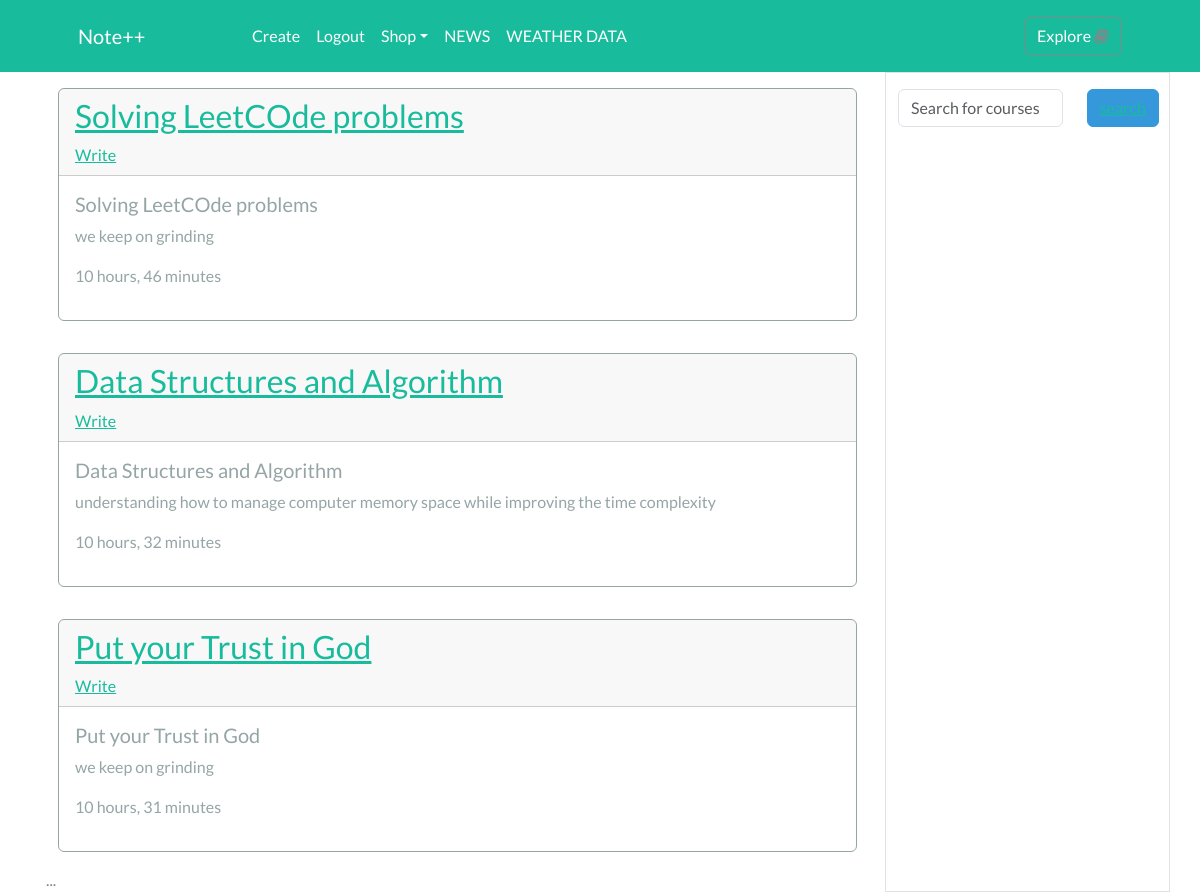
Screenshot of / (signed in) with the database file from the repository.
### core/models.py (models this page shows, shortened)
class Course(models.Model):
    title = models.CharField(max_length=200)
    description = models.TextField(null=True, blank=True)
    created = models.DateTimeField(auto_now_add=True)
    author = models.ForeignKey(User, on_delete=models.CASCADE)

### core/views.py (the view)
# urls.py: path('', Index, name='Index'),
@login_required
def Index(request):
    note = Note.objects.all().order_by('-id')
    courses = Course.objects.all() # Retrieve Data from the Database
    context = {'courses':courses} # Pass retrieved data to the frontend
    return render(request, 'core/admin/index.html', context)

### core/templates/core/admin/index.html (shortened to what this page needs)
<!DOCTYPE html>
{% extends 'core/admin/base.html' %}
{% load static %}
    {% block content %}
    <div class="container text-dark">
        <div class="row">
            <div class="col-lg-9 px-3">
                {% for course in courses %}
                <div class="row m-auto mt-3">
                    <div class="col-lg-12">
                        <div class="card border-secondary mb-3">
                            <div class="card-header">
                                <a href="{% url 'CourseDetail' course.pk %}"><h3>{{course.title}}</h3></a>
                                <a href="{% url 'CreateNote' %}">Write</a>
                            </div>
                            <div class="card-body text-secondary">
                            <h5 class="card-title">{{course.title}}</h5>
                            <p class="card-text">{{course.description}}</p>
                            <p class="">{{course.created|timesince}}</p>
                            </div>
                        </div>
                    </div>
                </div>
                {% endfor %}
                ...
            </div>
            <div class="col-lg-3 border">
                <form action="" class="row mt-3" method="POST">
                    <div class="col-lg-8">
                        <input class="form-control" type="text" name="course-search" placeholder="Search for courses">
                    </div>
                    <div class="col-lg-4">
                        <button class="btn btn-info" type="submit" name="search-button"><a href="{% url 'Index' %}">search</a></button>
                    </div>
                </form>
            </div>
        </div>
    </div>
    {% endblock %}

### core/templates/core/admin/base.html (shortened to what this page needs)
<!DOCTYPE html>
{% load static %}
<html lang="en">
<head>
    <link rel="stylesheet" href="{% static 'css/bootstrap.css' %}">
    <link rel="stylesheet" href="{% static 'css/landingpage.css' %}">
    <link rel="stylesheet" href="https://cdnjs.cloudflare.com/ajax/libs/font-awesome/4.7.0/css/font-awesome.min.css">
</head>
<body>
<nav class="navbar navbar-expand-lg navbar-dark bg-success">
    <div class="container px-4 px-lg-5">
        <a class="navbar-brand" href="{% url 'Index' %}">Note<span>++</span></a>
        <div class="collapse navbar-collapse" id="navbarSupportedContent">
            <ul class="navbar-nav me-auto mb-2 mb-lg-0 ms-lg-4">
                <li class="nav-item"><a class="nav-link active" aria-current="page" href="">Home</a></li>
                <li class="nav-item"><a class="nav-link" href="{% url 'CreateCourse' %}">Create</a></li>
                {% if user.is_authenticated %}
                    <li class="nav-item"><a class="nav-link" href="">Logout</a></li>
                {% else %}
                    <li class="nav-item"><a class="nav-link" href="{% url 'Index' %}">Login</a></li>
                {% endif %}
                <li class="nav-item dropdown">
                    <a class="nav-link dropdown-toggle" id="navbarDropdown" href="#" role="button" data-bs-toggle="dropdown" aria-expanded="false">Shop</a>
                </li>
                <li class="nav-item"><a class="nav-link" href="{% url 'NewsAPI' %}">NEWS</a></li>
                <li class="nav-item"><a class="nav-link" href="{% url 'WeatherAPI' %}">WEATHER DATA</a></li>
            </ul>
                <button class="btn btn-outline-dark" type="button" ><a href="#sidebar" class="text-decoration-none text-white" role="button" data-bs-toggle="offcanvas" data-bs-target="#sidebar" aria-controls="sidebar">Explore</a>
                    <i class="fa fa-book"></i>
                </button>
        </div>
    </div>
</nav>
<section>
    {% block content %}
    {% endblock %}
</section>
</body>
</html>

### static/css/landingpage.css (style rules this page uses)
* { padding: 0px; margin: 0px; }

### rows the page displays
Course: title "Solving LeetCOde problems", description "we keep on grinding", created "10 hours, 46 minutes"
Course: title "Data Structures and Algorithm", description "understanding how to manage computer memory space while improving the time complexity", created "10 hours, 32 minutes"
Course: title "Put your Trust in God", description "we keep on grinding", created "10 hours, 31 minutes"
